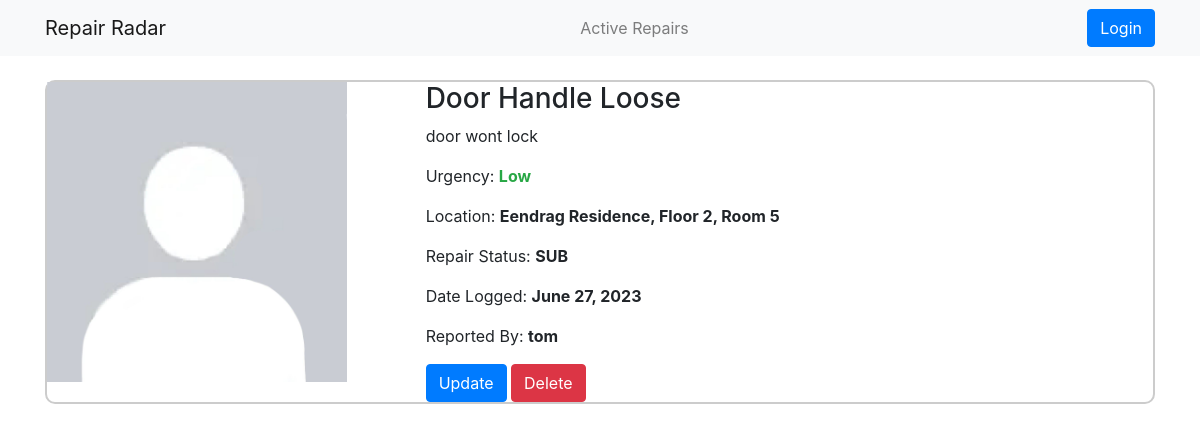
The page /repair/5/ on the database its author committed.
### repairadar_app/models.py (models this page shows, shortened)
class Repair(models.Model):
    status_choices = [
        ('Submitted', 'Submitted'),
        ('Processing', 'Processing'),
        ('Under Review', 'Under Review'),
        ('Waiting For Parts', 'Waiting For Parts'),
        ('Complete', 'Complete'),
    ]
    urgency_choices = [
        ('Low', 'Low'),
        ('Medium', 'Medium'),
        ('High', 'High')
    ]
    suNumber = models.ForeignKey(User, on_delete=models.CASCADE, verbose_name="Student Number")
    repairTitle = models.CharField(max_length=100, verbose_name='Issue Title')
    repairDescription = models.TextField(verbose_name='Issue Description')
    repairStatus = models.CharField(max_length=20, default='SUB', verbose_name='Issue Status', choices=status_choices)
    repairLocation = models.CharField(max_length=100, verbose_name='Issue Location')
    dateLogged = models.DateField(default = timezone.now)
    repairImage = models.ImageField(upload_to='repair_images', blank=True, verbose_name='Issue Evidence', default='default.jpg')
    repairUrgency = models.CharField(max_length=20, default='Low', verbose_name='Issue Urgency', choices=urgency_choices)

### repairadar_app/views.py (the view)
# urls.py: path('repair/<int:pk>/', RepairDetailView.as_view(), name='repair-detail'),
class RepairDetailView(DetailView):
    model = Repair

### repairadar_app/templates/repairadar_app/repair_detail.html (shortened to what this page needs)
{% extends "repairadar_app/base.html" %}
{% block content %}
        <article class="post vt-post custom-border my-4">
            <div class="row">
                <div class="col-xs-12 col-sm-5 col-md-5 col-lg-4">
                        <div class="media">
                          <img class="account-img" src="{{ object.repairImage.url }}">
                        </div>
                </div>
                <div class="col-xs-12 col-sm-7 col-md-7 col-lg-8">
                    <div class="caption">
                        <h3 class="md-heading">{{ object.repairTitle }}</h3>
                        <p>{{ object.repairDescription }}</p>
                        {% if object.repairUrgency == 'Low' %}
                        <p>Urgency: <strong class="text-success">{{ object.repairUrgency }}</strong></p>
                        {% elif object.repairUrgency == 'Medium' %}
                        <p>Urgency: <strong class="text-warning">{{ object.repairUrgency }}</strong></p>
                        {% else %}
                        <p>Urgency: <strong class="text-danger">{{ object.repairUrgency }}</strong></p>
                        {% endif %}
                        <p>Location: <strong>{{ object.repairLocation }}</strong></p>
                        <p>Repair Status: <strong>{{ object.repairStatus }}</strong></p>
                        <p>Date Logged: <strong>{{ object.dateLogged }}</strong></p>
                        <p>Reported By: <strong>{{ repair.suNumber }}</strong></p>
                        <div>
                        <a href="{% url 'repair-update' object.pk %}" class="btn btn-primary">Update</a>
                        <a href="{% url 'repair-delete' object.pk %}" class="btn btn-danger">Delete</a>
                        </div>
                    </div>
                </div>
            </div>
        </article>
{% endblock %}

### repairadar_app/static/repairadar_app/main.css (style rules this page uses)
.custom-border { border: 2px solid #ccc; border-radius: 10px; }
img { width: 300px; height: 300px; object-fit: cover; }

### rows shown on the page
Repair: repairImage (placeholder picture), repairTitle "Door Handle Loose", repairDescription "door wont lock", repairUrgency "Low", repairLocation "Eendrag Residence, Floor 2, Room 5", repairStatus "SUB", dateLogged "June 27, 2023", suNumber "tom"
